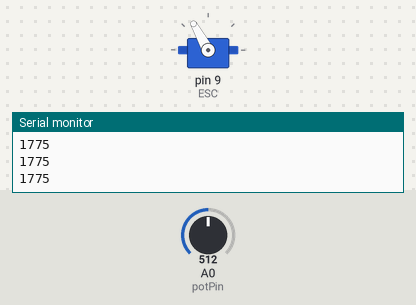
A sketch run on a simulated Arduino Uno, built with avr-gcc and run on an emulated ATmega328P. Parts: servo, the last lines printed to the serial monitor. The inputs (shaded band) are chosen by the test bench; at power-on: A0 (potPin) = 512.

Above: at 2.2 s.
2.3 s: A0 (potPin) set to 716
At 2.7 s:
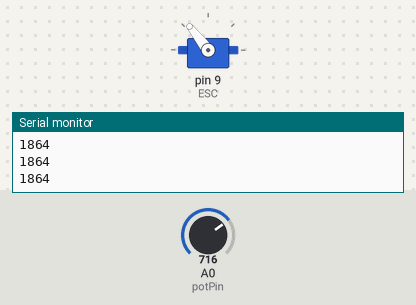
3.8 s: A0 (potPin) set to 1023
At 5.0 s:
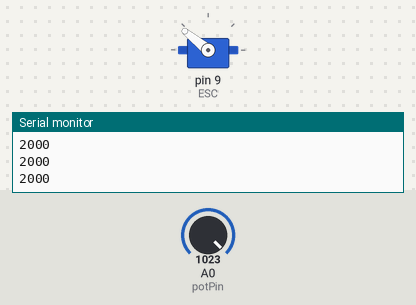
5.3 s: A0 (potPin) set to 0
At 6.0 s:
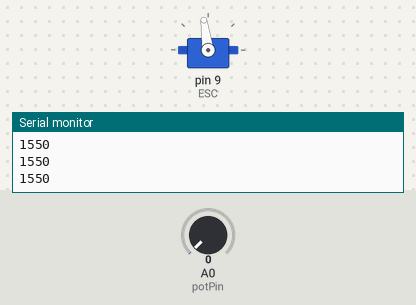
6.8 s: A0 (potPin) set to 511
At 7.3 s:
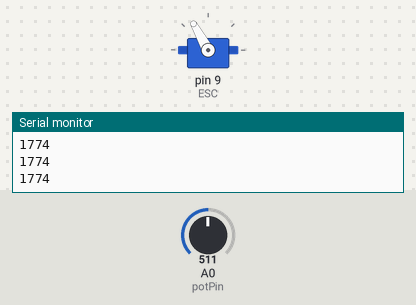
Timing chart, 0 to 9.3 s (numbered marks = the images above; inputs shaded):
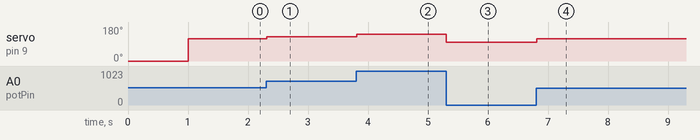

The sketch:

BrushlessControlWithPWM1.ino
```cpp
#include <Servo.h>
Servo ESC;
int potValue=0, potMap = 0;
#define potPin A0


void setup() {
  // Attach the ESC on pin 9
  Serial.begin(9600);
  ESC.attach(9); // (pin, min pulse width, max pulse width in microseconds)
  ESC.writeMicroseconds(0); //
  delay(1000);
  ESC.writeMicroseconds(1100);

}
void loop() {
  potValue = analogRead(potPin);   // reads the value of the potentiometer (value between 0 and 1023)

  potMap = map(potValue, 0, 1023, 1550, 2000);   // scale it to use it with the servo library (value between 0 and 180)
  Serial.println(potMap);
  ESC.writeMicroseconds(potMap);    // Send the signal to the ESC
}
```

Measured:
- after the input at 2.3 s, servo on pin 9 (ESC): 119° → 128° at once
- after the input at 3.8 s, servo on pin 9 (ESC): 128° → 141° at once
- after the input at 5.3 s, servo on pin 9 (ESC): 141° → 98° at once
- after the input at 6.8 s, servo on pin 9 (ESC): 98° → 119° at once
